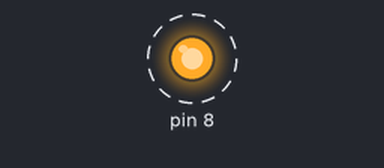
Recording of a sketch running on a simulated Arduino Uno, built with avr-gcc and run on an emulated ATmega328P. Parts: output pins drawn as LEDs (lit = HIGH). Dashed ring = blinking.

Above: at 0.4 s.
Timing chart, 0 to 4.6 s (numbered marks = the images above):
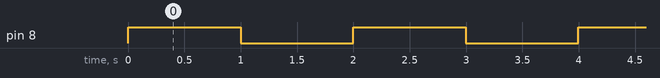

Measured:
- by itself, pin 8: alternates HIGH for 1.0 s and LOW for 1.0 s

The sketch:

timer_delay.ino
```cpp
// AVR code for 1 sec delay at pin PB0
// Timer0

#include<avr/io.h>

int i=0;
// Function to create delay
void delay_timer()
{
  TCNT0=0;                      // Load initial value
  TCCR0B=(1<<CS02)|(1<<CS00);   // Set prescaler and start timer0
  while(!(TIFR0&0x01));         // Wait till flag goes up
  TCCR0B=0;                     // Stop timer
  TIFR0=0x01;                   // Clear timer flag
}

int main()
{
  DDRB|=0b00000001;
  PORTB|=0b00000001;
  while(true)
  {
    for(i=0;i<61;i++)
    delay_timer();
    PORTB^=0b00000001;
  }
}
```
